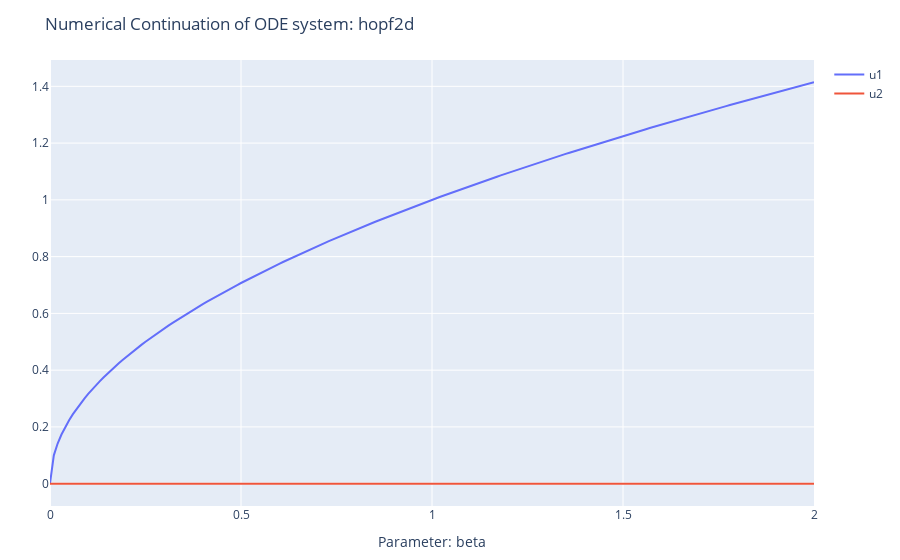

Write notebook code for a chart like this one.
### Markdown cell above
Additionally, when using the function on other ODEs, some problems occur with the Natural Parameter Continuation method. Take, for example, the normal form of the Hopf bifurcation:

### Code cell
plot_continuation(hopf2d, [1 1], 6, "beta", 2:-0.01:0, method="npc")

### Figure 1 — Plotly figure (JSON) as saved in the notebook; plotly's stock layout.template omitted (floating-point values rounded to 4 significant figures; data arrays with more than 128 entries replaced by an {"elided": "..."} marker saying what was removed)
{"data": [{"mode": "lines", "name": "u1", "type": "scatter", "x": {"elided": "201 float values"}, "y": {"elided": "201 float values"}}, {"mode": "lines", "name": "u2", "type": "scatter", "x": {"elided": "201 float values"}, "y": {"elided": "201 float values"}}], "layout": {"margin": {"b": 50, "l": 50, "r": 50, "t": 60}, "method": "npc", "title": "Numerical Continuation of ODE system: hopf2d", "xaxis": {"title": {"text": "Parameter: beta"}}}}
